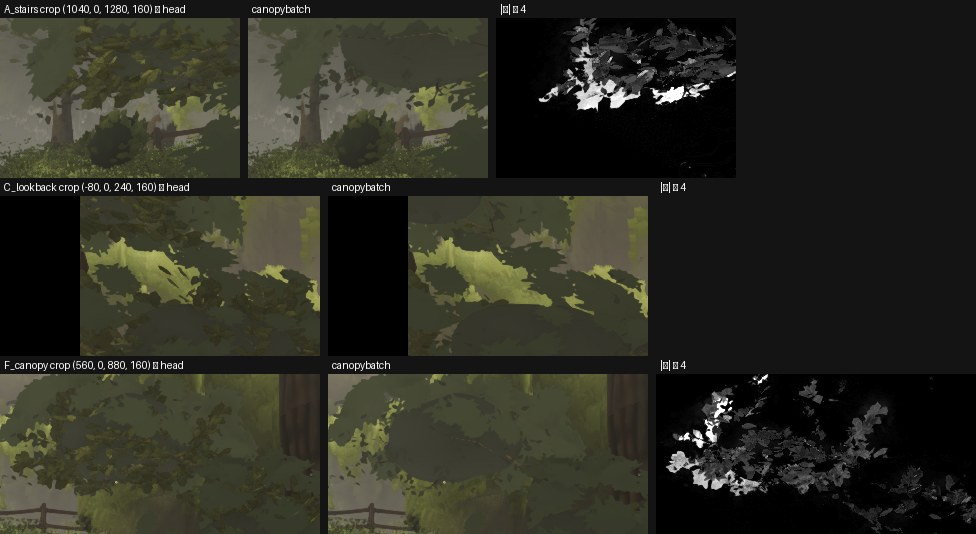
#> input picture .agents/reviews/fable-5-lane10/canopybatch-lobes-head-vs-batch.jpg, 976 x 534 px
$ python coc_scaling.py ../../../.agents/reviews/fable-5-lane10/canopybatch-lobes-head-vs-batch.jpg
#> lines starting #> are read from the running program, lines starting #| are printed output that depends on the picture
"""Does the per-channel offset scale with circle of confusion?

Automatically find strong, isolated, near-vertical edges across the frame. For
each one measure (a) the local blur width from the luma profile - a proxy for the
circle of confusion - and (b) the R/G/B sub-pixel crossing offsets. Then bin the
offsets by blur width.
"""
import sys
import numpy as np
from PIL import Image, ImageFilter

EXCLUDE = {  # article overlays / upscaled inset boxes, in source pixels
    "defocus2.jpg": [(0, 0, 680, 540)],
    "halftone.jpg": [(250, 880, 1300, 1040)],
}


def load(path):
    return np.asarray(Image.open(path).convert("RGB"), dtype=np.float64) / 255.0


def luma(a):
    return 0.2126 * a[..., 0] + 0.7152 * a[..., 1] + 0.0722 * a[..., 2]
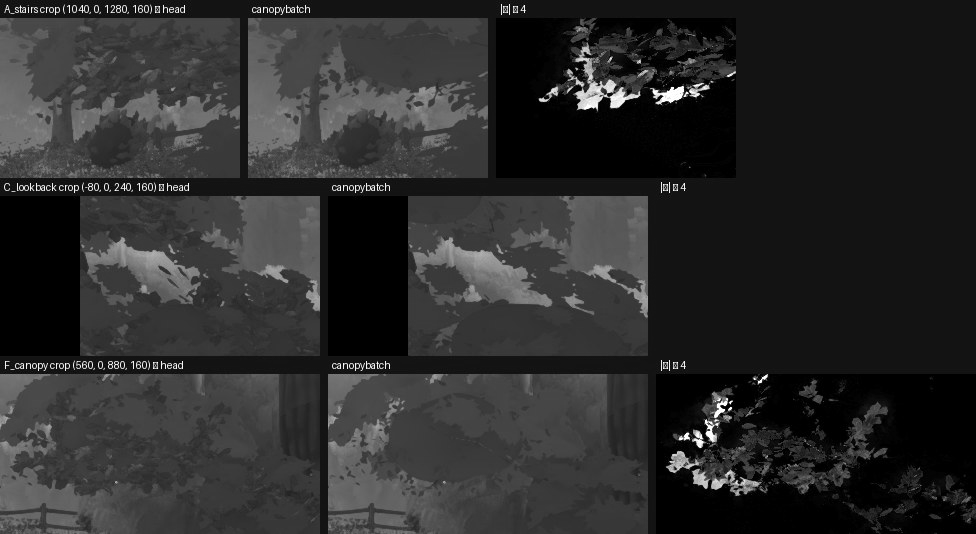
#> returned value: shape (534, 976) float64; min 0, max 1, mean 0.175


def picture_rows(path, aspect=2.39):
#> called with aspect = 2.39
    a = load(path)
    h, w = a.shape[:2]
#> h = 534; w = 976
    if abs(w / h - aspect) < 0.06 * aspect:
        return 0, h
    ph = int(round(w / aspect))
#> ph = 408
    y0 = max(0, (h - ph) // 2)
#> y0 = 63
    return y0, min(h, y0 + ph)


def excluded(path, x, y, w, h):
    for ex0, ey0, ex1, ey1 in EXCLUDE.get(path, []):
        if x < ex1 and x + w > ex0 and y < ey1 and y + h > ey0:
            return True
    return False


def prof_stats(p):
    d = np.abs(np.gradient(p))
    s = d.sum()
    if s < 1e-9:
        return None
    x = np.arange(len(p))
    c = (d * x).sum() / s
    w = np.sqrt((d * (x - c) ** 2).sum() / s)
    return c, w


def scan(path, span=48, band=24, step=16, min_contrast=0.10):
    """span: half-width of the profile window. band: rows averaged."""
    a = load(path)
    Y = luma(a)
    y0, y1 = picture_rows(path)
#> y0 = 63; y1 = 471
    gx = np.gradient(Y, axis=1)
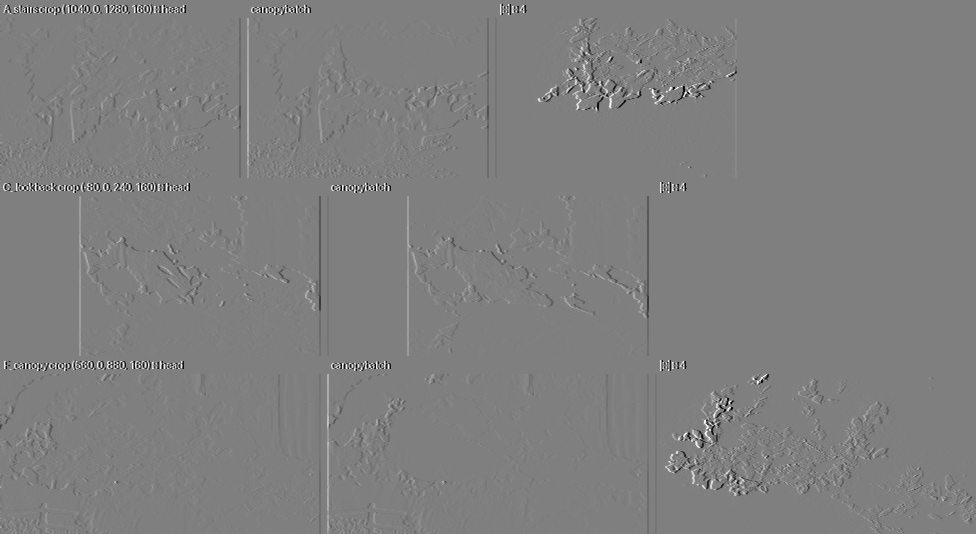
#> gx: shape (534, 976) float64; min -0.5, max 0.498, mean -0.000197; drawn with min black and max white
    rows = []
    for y in range(y0 + band, y1 - band, step):
        # column-averaged |gx| over the band -> candidate vertical edges
        g = np.abs(gx[y - band // 2:y + band // 2, :]).mean(axis=0)
        for x in range(span, a.shape[1] - span, step):
            if g[x] < 0.010:
                continue
            if g[x] < g[max(0, x - step):x + step + 1].max() - 1e-12:
                continue  # keep only the local maximum
            if excluded(path, x - span, y - band // 2, 2 * span, band):
                continue
            sub = a[y - band // 2:y + band // 2, x - span:x + span]
            prof = sub.mean(axis=0)
            L = luma(prof)
            if L.max() - L.min() < min_contrast:
                continue
            # require a monotone-ish single step: gradient energy concentrated
            d = np.abs(np.gradient(L))
            if d.max() <= 0:
                continue
            if d.sum() == 0 or (d > 0.35 * d.max()).sum() > span:
                continue
            st = {}
            ok = True
            for i, ch in enumerate("RGB"):
                s = prof_stats(prof[:, i])
                if s is None:
                    ok = False
                    break
                st[ch] = s
            if not ok:
                continue
            sl = prof_stats(L)
            blur = sl[1]
            dRG = st["R"][0] - st["G"][0]
            dBG = st["B"][0] - st["G"][0]
            dRB = st["R"][0] - st["B"][0]
            spread = max(st[c][0] for c in "RGB") - min(st[c][0] for c in "RGB")
            satmax = float((prof.max(axis=1) - prof.min(axis=1)).max())
            rows.append(dict(x=x, y=y, blur=blur, dRG=dRG, dBG=dBG, dRB=dRB,
                             spread=spread, sat=satmax,
                             contrast=float(L.max() - L.min())))
#> after the loop, rows = 18 items
    return rows


def report(path):
    rows = scan(path)
#> rows = 18 items
    print(f"\n=== {path}   {len(rows)} usable vertical edges")
#| === ../../../.agents/reviews/fable-5-lane10/canopybatch-lobes-head-vs-batch.jpg   18 usable vertical edges
    if len(rows) < 8:
        print("   too few edges")
        return
    blur = np.array([r["blur"] for r in rows])
#> blur = 18 values, max 29.47 at index 13, min 9.43 at index 2, mean 19.42
    spread = np.array([r["spread"] for r in rows])
#> spread = 18 values, max 5.06 at index 4, min 0 at index 0, mean 1.52
    sat = np.array([r["sat"] for r in rows])
#> sat = 18 values, max 0.247 at index 3, min 0 at index 0, mean 0.11
    dRG = np.array([r["dRG"] for r in rows])
#> dRG = 18 values, max 0.864 at index 4, min -1.96 at index 17, mean -0.112
    dBG = np.array([r["dBG"] for r in rows])
#> dBG = 18 values, max 5.06 at index 4, min -2.47 at index 9, mean 0.554
    edges = [0, 4, 6, 8, 10, 13, 16, 25]
    print("  blur(px)   n   |RGB spread|px      dR-G px          dB-G px      "
          "edge sat")
    for lo, hi in zip(edges[:-1], edges[1:]):
        m = (blur >= lo) & (blur < hi)
        if m.sum() < 3:
            continue
        print(f"  {lo:2d}-{hi:<3d} {m.sum():4d}   "
              f"{np.median(spread[m]):5.2f} (p90 {np.percentile(spread[m],90):5.2f})   "
              f"{np.median(dRG[m]):+5.2f} [{np.percentile(dRG[m],10):+5.2f},"
              f"{np.percentile(dRG[m],90):+5.2f}]  "
              f"{np.median(dBG[m]):+5.2f} [{np.percentile(dBG[m],10):+5.2f},"
              f"{np.percentile(dBG[m],90):+5.2f}]   {np.median(sat[m]):.3f}")
#> this loop made 7 passes
#|   16-25     8    1.61 (p90  2.46)   -0.06 [-0.92,+0.06]  -0.01 [-1.51,+1.76]   0.101
    # correlation
    if len(rows) > 10:
        cs = np.corrcoef(blur, spread)[0, 1]
#> cs = 0.0781
        ca = np.corrcoef(blur, sat)[0, 1]
#> ca = -0.00664
        print(f"  Pearson r(blur, |RGB spread|) = {cs:+.3f}")
#|   Pearson r(blur, |RGB spread|) = +0.078
        print(f"  Pearson r(blur, edge saturation) = {ca:+.3f}")
#|   Pearson r(blur, edge saturation) = -0.007
    # sign consistency: is one channel systematically on one side?
    print(f"  sign of dR-G: {100*np.mean(dRG<0):.0f}% negative   "
          f"sign of dB-G: {100*np.mean(dBG<0):.0f}% negative")
#|   sign of dR-G: 61% negative   sign of dB-G: 39% negative
    return rows


if __name__ == "__main__":
    for f in sys.argv[1:]:
        report(f)
